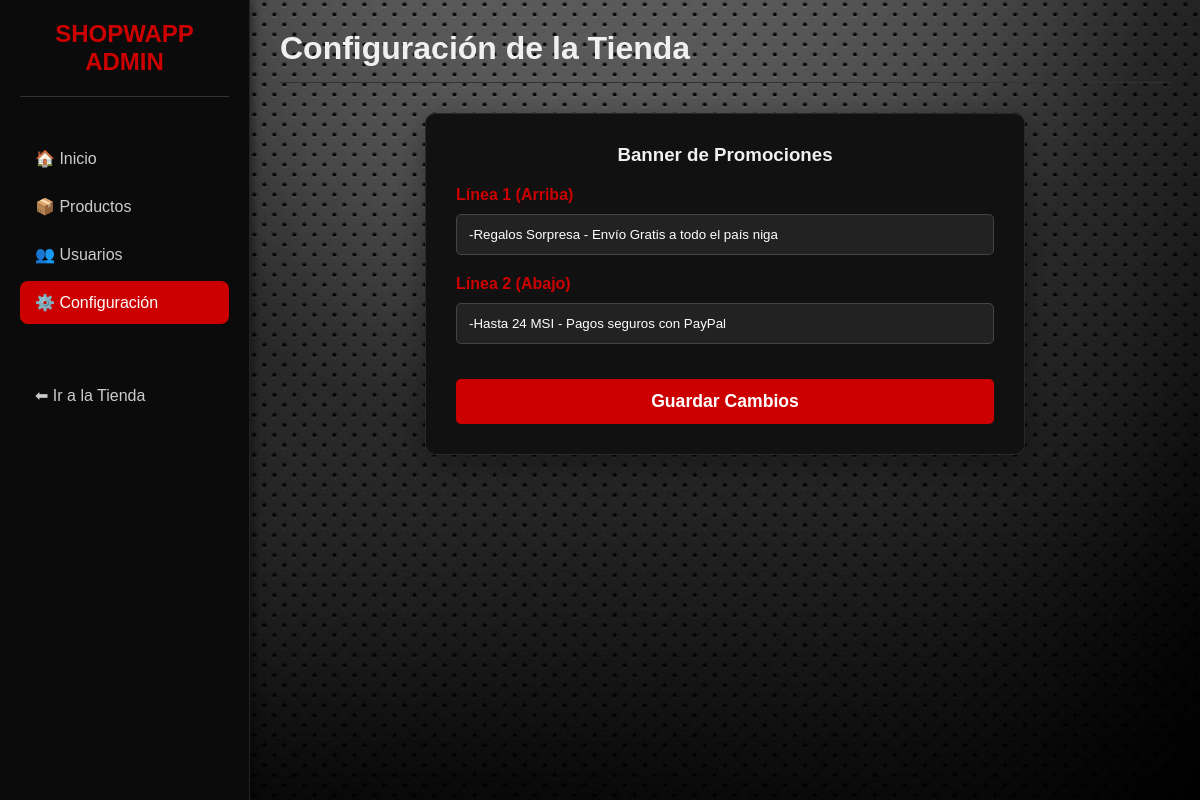
/Showwapp/Admin/configuracion.php (signed in), run on the app's committed database.
### tables this page shows
CREATE TABLE `configuracion` (
  `id` int(11) NOT NULL,
  `promo_linea1` varchar(255) NOT NULL,
  `promo_linea2` varchar(255) NOT NULL
);

### Showwapp/Admin/configuracion.php (the view, shortened to what this page needs)
<?php
    include '../php/conexion.php';
    $sql = "SELECT * FROM configuracion WHERE id = 1";
    $res = mysqli_query($con, $sql);
    $fila = mysqli_fetch_assoc($res);
?>
<!DOCTYPE html>
<html lang="es">
<head>
    <link rel="stylesheet" href="css/admin.css">
</head>
<body>
    <div class="sidebar">
        <div class="brand">SHOPWAPP ADMIN</div>
        <div class="menu">
            <a href="index.php">🏠 Inicio</a>
            <a href="productos.php">📦 Productos</a>
            <a href="usuarios.php">👥 Usuarios</a>
            <a href="configuracion.php" class="active">⚙️ Configuración</a>
            <a href="../index.php" style="margin-top: 50px;">⬅ Ir a la Tienda</a>
        </div>
    </div>
    <div class="main-content">
        <div class="header"><h1>Configuración de la Tienda</h1></div>
        <div class="form-container">
            <h3 style="margin-bottom: 20px; text-align: center;">Banner de Promociones</h3>
            <form action="guardar_config.php" method="POST">
                <div class="input-group">
                    <label>Línea 1 (Arriba)</label>
                    <input type="text" name="promo1" value="<?php echo $fila['promo_linea1']; ?>" required>
                </div>
                <div class="input-group">
                    <label>Línea 2 (Abajo)</label>
                    <input type="text" name="promo2" value="<?php echo $fila['promo_linea2']; ?>" required>
                </div>
                <button type="submit" class="btn-save">Guardar Cambios</button>
            </form>
        </div>
    </div>
</body>
</html>

### Showwapp/Admin/css/Admin.css (style rules this page uses)
* { margin: 0; padding: 0; box-sizing: border-box; font-family: 'Arial', sans-serif; }
body { background-color: #1c1c1c; color: #f0f0f0; display: flex; min-height: 100vh; }
.sidebar { width: 250px; background-color: rgba(0, 0, 0, 0.6); backdrop-filter: blur(15px); -webkit-backdrop-filter: blur(15px); border-right: 1px solid rgba(255, 255, 255, 0.1); display: flex; flex-direction: column; padding: 20px; position: fixed; height: 100%; z-index: 100; box-shadow: 2px 0 10px rgba(0,0,0,0.5); }
.brand { font-size: 1.5em; font-weight: bold; margin-bottom: 40px; color: #cc0000; text-align: center; border-bottom: 1px solid #333; padding-bottom: 20px; }
.menu a { display: flex; align-items: center; gap: 10px; padding: 12px 15px; color: #ccc; text-decoration: none; border-radius: 8px; margin-bottom: 5px; font-weight: 500; transition: 0.3s; }
.menu a:hover, .menu a.active { background-color: #cc0000; color: white; }
.main-content { margin-left: 250px; flex-grow: 1; padding: 30px; background-image: url('../../imgen/fondo2.jpg'); background-size: cover; background-attachment: fixed; background-position: center; position: relative; }
.main-content::before { content: ""; position: absolute; top: 0; left: 0; right: 0; bottom: 0; background-color: rgba(0, 0, 0, 0.65); z-index: -1; }
.header { display: flex; justify-content: space-between; align-items: center; margin-bottom: 30px; border-bottom: 1px solid #333; padding-bottom: 15px; }
.header h1 { font-size: 2em; }
.table-container, .form-container { background: rgba(255, 255, 255, 0.05); backdrop-filter: blur(10px); -webkit-backdrop-filter: blur(10px); padding: 30px; border-radius: 15px; border: 1px solid rgba(255, 255, 255, 0.1); box-shadow: 0 8px 32px 0 rgba(0, 0, 0, 0.37); }
.input-group { margin-bottom: 15px; }
label { display: block; margin-bottom: 5px; color: #ccc; font-weight: bold; }
input, select { width: 100%; padding: 12px; background: #1a1a1a; border: 1px solid #444; color: white; border-radius: 5px; }
.btn-save { background: #cc0000; color: white; border: none; padding: 12px 20px; width: 100%; font-weight: bold; cursor: pointer; margin-top: 15px; font-size: 1.1em; border-radius: 5px; transition: 0.3s; }

### Showwapp/Admin/configuracion.php (style rules this page uses)
.form-container { max-width: 600px; margin: 0 auto; background: #111; padding: 30px; border-radius: 10px; }
.input-group { margin-bottom: 20px; }
label { display: block; margin-bottom: 10px; color: #cc0000; font-weight: bold; }
input { width: 100%; padding: 12px; background: #222; border: 1px solid #444; color: white; border-radius: 5px; }
.btn-save { background: #cc0000; color: white; border: none; padding: 12px 20px; width: 100%; font-weight: bold; cursor: pointer; font-size: 1.1em; }

### data on the page
configuracion: promo1 "-Regalos Sorpresa - Envío Gratis a todo el país niga", promo2 "-Hasta 24 MSI - Pagos seguros con PayPal"
